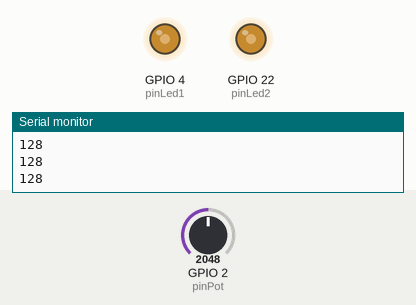
The sketch below on a simulated ESP32. Shown: output pins drawn as LEDs (lit = HIGH), the last lines printed to the serial monitor. The inputs (shaded band) are chosen by the test bench; at power-on: GPIO 2 (pinPot) = 2048 (analog values on the 0–4095 scale).

Above: at 1.2 s.
1.3 s: GPIO 2 (pinPot) set to 2866
At 2.5 s:
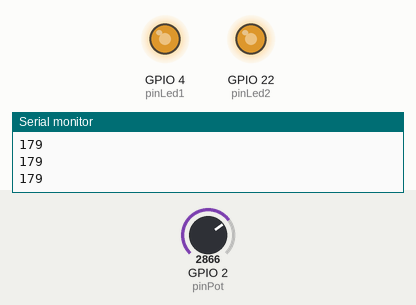
2.8 s: GPIO 2 (pinPot) set to 3603
At 3.9 s:
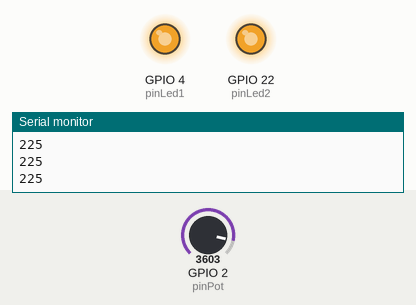
4.3 s: GPIO 2 (pinPot) set to 491
At 5.3 s:
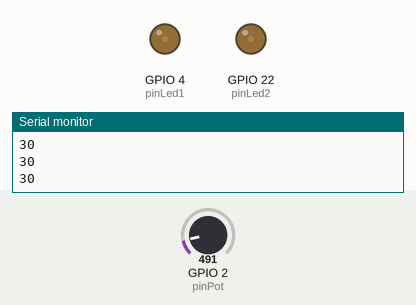
5.8 s: GPIO 2 (pinPot) set to 0
At 6.6 s:
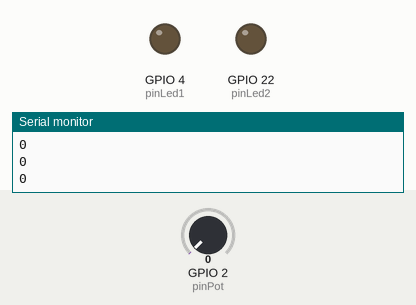
Timing chart, 0 to 8.3 s (numbered marks = the images above; inputs shaded):
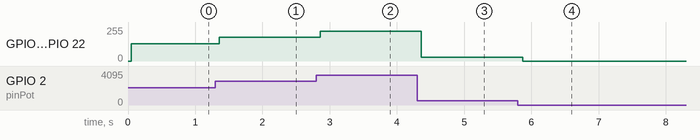

The sketch:

pinoAdc.ino
```cpp
const int pinLed1 = 4;
const int pinLed2 = 22;
const int pinPot = 2;
const int freq = 1000;
const int led1Channel = 1;
const int led2Channel = 2;
const int resolution = 8;

void setup() {
  ledcSetup(led1Channel, freq, resolution);
  ledcSetup(led2Channel, freq, resolution);
  ledcAttachPin(pinLed1, led1Channel);
  ledcAttachPin(pinLed2, led2Channel);

  Serial.begin(115200);
  analogReadResolution(8);

}
void loop() {
  int valorPot = analogRead(pinPot);
  Serial.println(valorPot);
  delay(50);
  acendeLed(valorPot);
}
void acendeLed(int dutyCicle) {
  ledcWrite(led1Channel, dutyCicle);
  ledcWrite(led2Channel, dutyCicle);
}
```

Measured:
- after the input at 1.3 s, GPIO 4 (pinLed1), GPIO 22 (pinLed2): 128/255 → 178/255 after 0.05 s
- after the input at 2.8 s, GPIO 4 (pinLed1), GPIO 22 (pinLed2): 178/255 → 224/255 after 0.06 s
- after the input at 4.3 s, GPIO 4 (pinLed1), GPIO 22 (pinLed2): 224/255 → 30/255 after 0.07 s
- after the input at 5.8 s, GPIO 4 (pinLed1), GPIO 22 (pinLed2): 30/255 → 0/255 after 0.07 s
